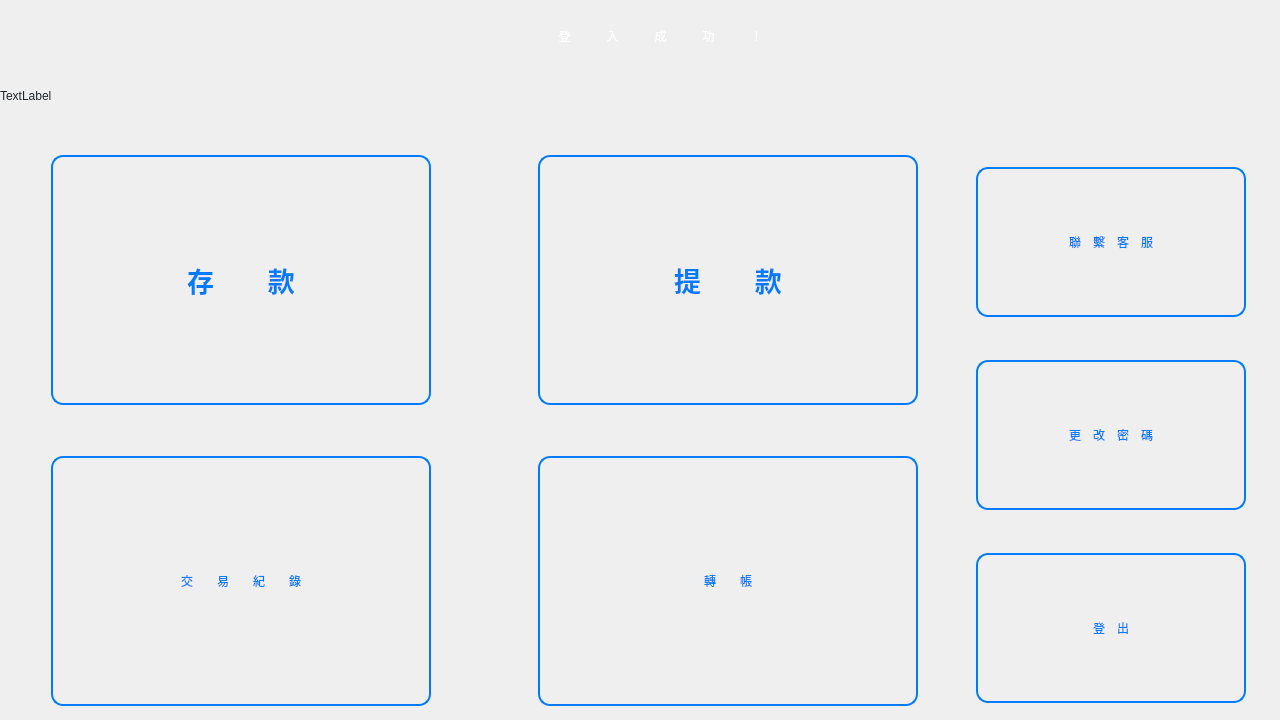
<?xml version="1.0" encoding="UTF-8"?>
<ui version="4.0">
 <class>userwindow</class>
 <widget class="QMainWindow" name="userwindow">
  <property name="geometry">
   <rect>
    <x>0</x>
    <y>0</y>
    <width>1280</width>
    <height>720</height>
   </rect>
  </property>
  <property name="minimumSize">
   <size>
    <width>0</width>
    <height>250</height>
   </size>
  </property>
  <property name="windowTitle">
   <string>MainWindow</string>
  </property>
  <property name="styleSheet">
   <string notr="true">/* 主視窗樣式 - 更深藍漸層 */
QMainWindow {
    background: qlineargradient(x1: 0, y1: 0, x2: 1, y2: 1,
                                 stop: 0 #add8e6, stop: 1 #7bb3d9);
}</string>
  </property>
  <widget class="QWidget" name="centralwidget">
   <property name="styleSheet">
    <string notr="true">/* 全局樣式 - 更深藍背景 */
QWidget {
    background: qlineargradient(x1: 0, y1: 0, x2: 0, y2: 1,
                                 stop: 0 #c3e2f0, stop: 1 #87ceeb);
    font-family: &quot;Microsoft YaHei UI&quot;;
    color: #212529;
}

/* 讓 layout 容器透明 */
QWidget[class=&quot;QWidget&quot;] {
    background: transparent;
}

/* 通用按鈕樣式 */
QPushButton {
    font: bold 16pt &quot;Microsoft YaHei UI&quot;;
    background: qlineargradient(x1: 0, y1: 0, x2: 0, y2: 1,
                                 stop: 0 #ffffff, stop: 1 #f8f9fa);
    border: 2px solid #007bff;
    border-radius: 12px;
    color: #007bff;
    padding: 12px 20px;
}

QPushButton:hover {
    background: qlineargradient(x1: 0, y1: 0, x2: 0, y2: 1,
                                 stop: 0 #007bff, stop: 1 #0056b3);
    color: white;
    border: 2px solid #0056b3;
}

QPushButton:pressed {
    background: qlineargradient(x1: 0, y1: 0, x2: 0, y2: 1,
                                 stop: 0 #0056b3, stop: 1 #004085);
}

QPushButton:disabled {
    background-color: #e9ecef;
    color: #6c757d;
    border: 2px solid #dee2e6;
}

/* 登出按鈕特殊樣式 */
QPushButton[objectName*=&quot;logout&quot;] {
    background: qlineargradient(x1: 0, y1: 0, x2: 0, y2: 1,
                                 stop: 0 #ff6b6b, stop: 1 #ee5a52);
    border: 2px solid #dc3545;
    color: white;
}

QPushButton[objectName*=&quot;logout&quot;]:hover {
    background: qlineargradient(x1: 0, y1: 0, x2: 0, y2: 1,
                                 stop: 0 #dc3545, stop: 1 #c82333);
}

/* 主功能按鈕特殊樣式 */
QPushButton[objectName*=&quot;deposit&quot;], QPushButton[objectName*=&quot;withdrow&quot;], 
QPushButton[objectName*=&quot;trans&quot;], QPushButton[objectName*=&quot;docu&quot;] {
    font: bold 20pt &quot;Microsoft YaHei UI&quot;;
    background: qlineargradient(x1: 0, y1: 0, x2: 0, y2: 1,
                                 stop: 0 #28a745, stop: 1 #20c997);
    border: 3px solid #155724;
    color: white;
    border-radius: 15px;
}

QPushButton[objectName*=&quot;deposit&quot;]:hover, QPushButton[objectName*=&quot;withdrow&quot;]:hover,
QPushButton[objectName*=&quot;trans&quot;]:hover, QPushButton[objectName*=&quot;docu&quot;]:hover {
    background: qlineargradient(x1: 0, y1: 0, x2: 0, y2: 1,
                                 stop: 0 #218838, stop: 1 #1e7e34);
}

/* 變更密碼按鈕特殊樣式 */
QPushButton[objectName*=&quot;changepass&quot;] {
    background: qlineargradient(x1: 0, y1: 0, x2: 0, y2: 1,
                                 stop: 0 #ffc107, stop: 1 #e0a800);
    border: 2px solid #d39e00;
    color: #212529;
}

QPushButton[objectName*=&quot;changepass&quot;]:hover {
    background: qlineargradient(x1: 0, y1: 0, x2: 0, y2: 1,
                                 stop: 0 #e0a800, stop: 1 #d39e00);
}

/* 聯繫客服按鈕特殊樣式 */
QPushButton[objectName*=&quot;idk&quot;] {
    background: qlineargradient(x1: 0, y1: 0, x2: 0, y2: 1,
                                 stop: 0 #17a2b8, stop: 1 #138496);
    border: 2px solid #117a8b;
    color: white;
}

QPushButton[objectName*=&quot;idk&quot;]:hover {
    background: qlineargradient(x1: 0, y1: 0, x2: 0, y2: 1,
                                 stop: 0 #138496, stop: 1 #117a8b);
}</string>
   </property>
   <widget class="QWidget" name="gridLayoutWidget">
    <property name="geometry">
     <rect>
      <x>870</x>
      <y>130</y>
      <width>482</width>
      <height>611</height>
     </rect>
    </property>
    <layout class="QGridLayout" name="gridLayout">
     <item row="1" column="0">
      <widget class="QPushButton" name="changepass">
       <property name="minimumSize">
        <size>
         <width>270</width>
         <height>150</height>
        </size>
       </property>
       <property name="maximumSize">
        <size>
         <width>270</width>
         <height>16777215</height>
        </size>
       </property>
       <property name="cursor">
        <cursorShape>PointingHandCursor</cursorShape>
       </property>
       <property name="text">
        <string>更　改　密　碼</string>
       </property>
      </widget>
     </item>
     <item row="0" column="0">
      <widget class="QPushButton" name="idk">
       <property name="minimumSize">
        <size>
         <width>0</width>
         <height>150</height>
        </size>
       </property>
       <property name="cursor">
        <cursorShape>WhatsThisCursor</cursorShape>
       </property>
       <property name="text">
        <string>聯　繫　客　服</string>
       </property>
      </widget>
     </item>
     <item row="2" column="0">
      <widget class="QPushButton" name="logout">
       <property name="minimumSize">
        <size>
         <width>0</width>
         <height>150</height>
        </size>
       </property>
       <property name="cursor">
        <cursorShape>PointingHandCursor</cursorShape>
       </property>
       <property name="text">
        <string>登　出</string>
       </property>
      </widget>
     </item>
    </layout>
   </widget>
   <widget class="QWidget" name="gridLayoutWidget_2">
    <property name="geometry">
     <rect>
      <x>-50</x>
      <y>110</y>
      <width>1071</width>
      <height>641</height>
     </rect>
    </property>
    <layout class="QGridLayout" name="gridLayout_2">
     <item row="2" column="0">
      <widget class="QPushButton" name="docu">
       <property name="minimumSize">
        <size>
         <width>380</width>
         <height>250</height>
        </size>
       </property>
       <property name="cursor">
        <cursorShape>PointingHandCursor</cursorShape>
       </property>
       <property name="text">
        <string>交　　易　　紀　　錄</string>
       </property>
      </widget>
     </item>
     <item row="2" column="1">
      <widget class="QPushButton" name="trans">
       <property name="minimumSize">
        <size>
         <width>380</width>
         <height>250</height>
        </size>
       </property>
       <property name="cursor">
        <cursorShape>PointingHandCursor</cursorShape>
       </property>
       <property name="text">
        <string>轉　　帳</string>
       </property>
      </widget>
     </item>
     <item row="0" column="0">
      <widget class="QPushButton" name="deposit">
       <property name="sizePolicy">
        <sizepolicy hsizetype="Fixed" vsizetype="Fixed">
         <horstretch>0</horstretch>
         <verstretch>0</verstretch>
        </sizepolicy>
       </property>
       <property name="minimumSize">
        <size>
         <width>380</width>
         <height>250</height>
        </size>
       </property>
       <property name="font">
        <font>
         <family>Microsoft YaHei UI</family>
         <pointsize>20</pointsize>
         <italic>false</italic>
         <bold>true</bold>
        </font>
       </property>
       <property name="cursor">
        <cursorShape>PointingHandCursor</cursorShape>
       </property>
       <property name="text">
        <string>存　　款</string>
       </property>
      </widget>
     </item>
     <item row="0" column="1">
      <widget class="QPushButton" name="withdrow">
       <property name="sizePolicy">
        <sizepolicy hsizetype="Fixed" vsizetype="Fixed">
         <horstretch>0</horstretch>
         <verstretch>0</verstretch>
        </sizepolicy>
       </property>
       <property name="minimumSize">
        <size>
         <width>380</width>
         <height>250</height>
        </size>
       </property>
       <property name="maximumSize">
        <size>
         <width>16777215</width>
         <height>350</height>
        </size>
       </property>
       <property name="font">
        <font>
         <family>Microsoft YaHei UI</family>
         <pointsize>20</pointsize>
         <italic>false</italic>
         <bold>true</bold>
        </font>
       </property>
       <property name="cursor">
        <cursorShape>PointingHandCursor</cursorShape>
       </property>
       <property name="text">
        <string>提　　款</string>
       </property>
      </widget>
     </item>
    </layout>
   </widget>
   <widget class="QLabel" name="label">
    <property name="geometry">
     <rect>
      <x>-10</x>
      <y>-40</y>
      <width>1341</width>
      <height>151</height>
     </rect>
    </property>
    <property name="styleSheet">
     <string notr="true">QLabel {
    font: bold 28pt &quot;Microsoft YaHei UI&quot;;
    color: #ffffff;
    background: qlineargradient(x1: 0, y1: 0, x2: 1, y2: 0,
                                 stop: 0 #667eea, stop: 1 #764ba2);
    border-radius: 0px;
    padding: 15px;
    margin: 0px;
}</string>
    </property>
    <property name="text">
     <string>登　　　入　　　成　　　功　　　！</string>
    </property>
    <property name="alignment">
     <set>Qt::AlignmentFlag::AlignCenter</set>
    </property>
   </widget>
   <widget class="QLabel" name="label_2">
    <property name="geometry">
     <rect>
      <x>0</x>
      <y>60</y>
      <width>1311</width>
      <height>71</height>
     </rect>
    </property>
    <property name="text">
     <string>TextLabel</string>
    </property>
   </widget>
  </widget>
 </widget>
 <resources/>
 <connections/>
</ui>
